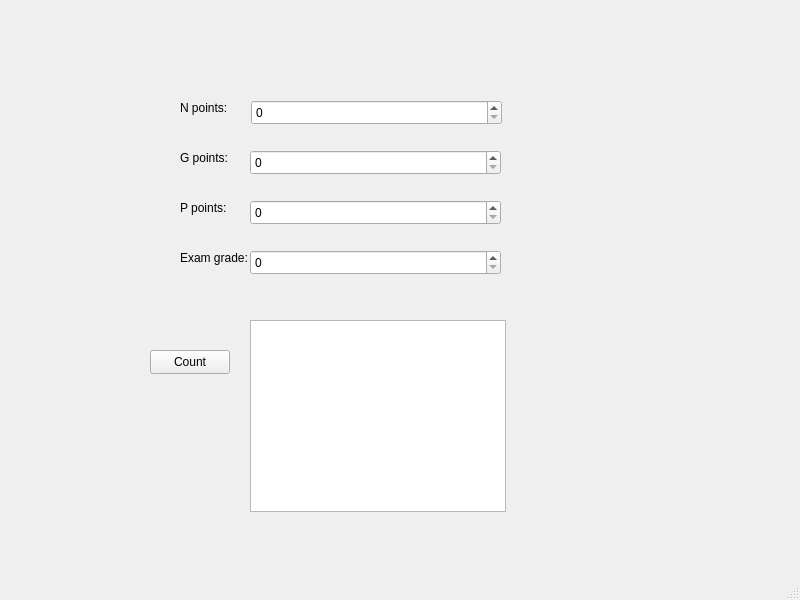
<?xml version="1.0" encoding="UTF-8"?>
<ui version="4.0">
 <class>MainWindow</class>
 <widget class="QMainWindow" name="MainWindow">
  <property name="geometry">
   <rect>
    <x>0</x>
    <y>0</y>
    <width>800</width>
    <height>600</height>
   </rect>
  </property>
  <property name="windowTitle">
   <string>MainWindow</string>
  </property>
  <widget class="QWidget" name="centralwidget">
   <widget class="QTextBrowser" name="textBrowser">
    <property name="geometry">
     <rect>
      <x>250</x>
      <y>320</y>
      <width>256</width>
      <height>192</height>
     </rect>
    </property>
   </widget>
   <widget class="QSpinBox" name="spinBoxN">
    <property name="geometry">
     <rect>
      <x>251</x>
      <y>100</y>
      <width>251</width>
      <height>25</height>
     </rect>
    </property>
   </widget>
   <widget class="QSpinBox" name="spinBoxG">
    <property name="geometry">
     <rect>
      <x>250</x>
      <y>150</y>
      <width>251</width>
      <height>25</height>
     </rect>
    </property>
   </widget>
   <widget class="QSpinBox" name="spinBoxP">
    <property name="geometry">
     <rect>
      <x>250</x>
      <y>200</y>
      <width>251</width>
      <height>25</height>
     </rect>
    </property>
   </widget>
   <widget class="QSpinBox" name="spinBoxE">
    <property name="geometry">
     <rect>
      <x>250</x>
      <y>250</y>
      <width>251</width>
      <height>25</height>
     </rect>
    </property>
   </widget>
   <widget class="QLabel" name="label">
    <property name="geometry">
     <rect>
      <x>180</x>
      <y>100</y>
      <width>51</width>
      <height>16</height>
     </rect>
    </property>
    <property name="text">
     <string>N points:</string>
    </property>
   </widget>
   <widget class="QLabel" name="label_2">
    <property name="geometry">
     <rect>
      <x>180</x>
      <y>150</y>
      <width>51</width>
      <height>16</height>
     </rect>
    </property>
    <property name="text">
     <string>G points:</string>
    </property>
   </widget>
   <widget class="QLabel" name="label_3">
    <property name="geometry">
     <rect>
      <x>180</x>
      <y>200</y>
      <width>51</width>
      <height>16</height>
     </rect>
    </property>
    <property name="text">
     <string>P points:</string>
    </property>
   </widget>
   <widget class="QLabel" name="label_4">
    <property name="geometry">
     <rect>
      <x>180</x>
      <y>250</y>
      <width>71</width>
      <height>16</height>
     </rect>
    </property>
    <property name="text">
     <string>Exam grade:</string>
    </property>
   </widget>
   <widget class="QPushButton" name="countPushButton">
    <property name="geometry">
     <rect>
      <x>150</x>
      <y>350</y>
      <width>80</width>
      <height>24</height>
     </rect>
    </property>
    <property name="text">
     <string>Count</string>
    </property>
   </widget>
  </widget>
  <widget class="QMenuBar" name="menubar">
   <property name="geometry">
    <rect>
     <x>0</x>
     <y>0</y>
     <width>800</width>
     <height>21</height>
    </rect>
   </property>
  </widget>
  <widget class="QStatusBar" name="statusbar"/>
 </widget>
 <resources/>
 <connections/>
</ui>
